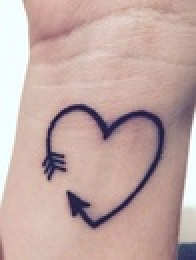
%> input picture google_img_tattoos/hearts/plain_heart.jpg, 98 x 130 px, shrunk from 236 x 314 before the run (shown 2 times larger)
$ octave SIFT_first_try.m   (GNU Octave 9; MATLAB toolbox functions it lacks are replaced by stand-ins)
%> lines starting %> are read from the running program, lines starting %| are printed output that depends on the picture
% Need to download vlfeat binary first from webpage - didn't want to store
% all this in git

run('../../../../Downloads/vlfeat-0.9.20/toolbox/vl_setup'); %for one-time setup (run everytime)
%> (this line was passed over: vl_setup is not available in this run)

heart_image = imread('google_img_tattoos/hearts/plain_heart.jpg');
%> heart_image is the input picture: size 130x98x3 uint8; mean R, G, B 194.4, 168.7, 164.2

heart_image = single(rgb2gray(heart_image)); %vl_sift needs grayscale
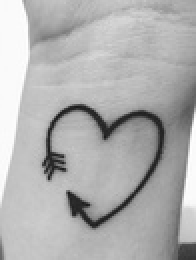
%> heart_image: size 130x98 single (shown 2 times larger); min 26, max 255, mean 175.9

bird_image = imread('google_img_tattoos/birds/7.jpg');
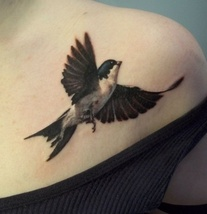
%> input picture google_img_tattoos/birds/7.jpg, 207 x 214 px, shrunk from 500 x 517 before the run
%> bird_image is the input picture: size 214x207x3 uint8; mean R, G, B 129.2, 117.4, 102.1

bird_image = single(rgb2gray(bird_image));
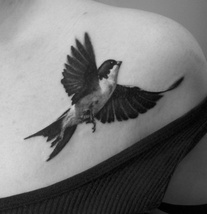
%> bird_image: size 214x207 single; min 1, max 217, mean 119.2

%> (the run ends here)
